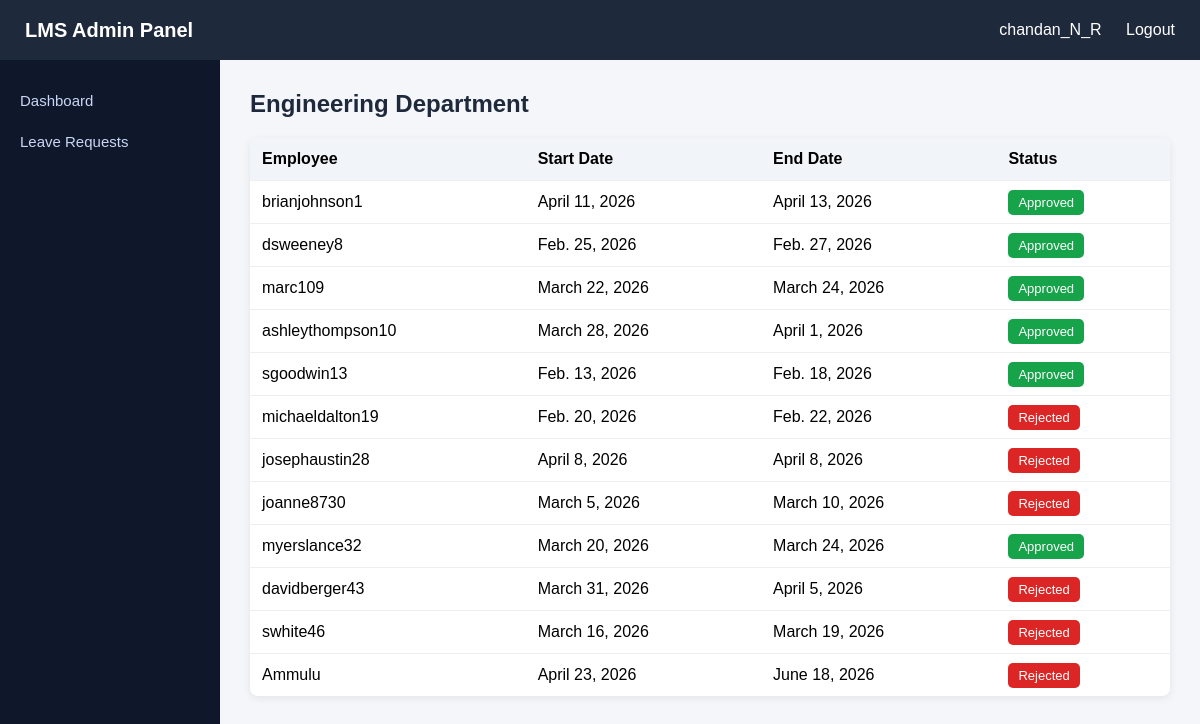
Screenshot of /LMS/department/1/ (signed in) with the database file from the repository.
### account/models.py (models this page shows, shortened)
class User(AbstractUser):
    department = models.ForeignKey(
        Department,
        on_delete=models.SET_NULL,
        null=True,
        blank=True
    )

class Department(models.Model):
    name = models.CharField(max_length=40, unique=True)

### LMS/models.py (models this page shows, shortened)
class LeaveRequest(models.Model):
    STATUS_CHOICES = [
        ("pending", "Pending"),
        ("approved", "Approved"),
        ("rejected", "Rejected"),
    ]
    user = models.ForeignKey(
        settings.AUTH_USER_MODEL,
        on_delete=models.CASCADE
    )
    start_date = models.DateField()
    end_date = models.DateField()
    reason = models.TextField()
    status = models.CharField(
        max_length=20,
        choices=STATUS_CHOICES,
        default="pending"
    )
    created_at = models.DateTimeField(auto_now_add=True)

### LMS/views.py (the view)
@login_required(login_url='login')
@user_passes_test(isadmin)
def department_employees(request, dept_id):
    department = get_object_or_404(Department, id=dept_id)
    employees = User.objects.filter(department=department)
    leaves = LeaveRequest.objects.filter(
        user__department=department
    ).select_related("user")
    context = {
        "department": department,
        "employees": employees,
        "leaves": leaves
    }
    return render(request, "department_employees.html", context)

### LMS/views.py (called while the page is built)
def isadmin(user):
    return user.is_superuser

### LMS/templates/department_employees.html
{% extends "base.html" %} {% block content %}
<h2 class="page-title">{{ department.name }} Department</h2>
<table class="table">
  <thead>
    <tr>
      <th>Employee</th>
      <th>Start Date</th>
      <th>End Date</th>
      <th>Status</th>
    </tr>
  </thead>
  <tbody>
    {% for leave in leaves %}
    <tr>
      <td>{{ leave.user.username }}</td>
      <td>{{ leave.start_date }}</td>
      <td>{{ leave.end_date }}</td>
      <td>
        {% if leave.status == "approved" %}
        <span class="badge badge-approved">Approved</span>
        {% elif leave.status == "rejected" %}
        <span class="badge badge-rejected">Rejected</span>
        {% else %}
        <span class="badge badge-pending">Pending</span>
        {% endif %}
      </td>
    </tr>
    {% empty %}
    <tr>
      <td colspan="4">No leave records found</td>
    </tr>
    {% endfor %}
  </tbody>
</table>
{% endblock %}

### templates/base.html (shortened to what this page needs)
<!doctype html>
<html>
  <head>
  </head>
  <body>
    <div class="navbar">
      <h2>
        LMS {% if user.is_authenticated and user.is_staff %} Admin Panel
        {% else %} Portal {% endif %}
      </h2>
      <div>
        {% if user.is_authenticated %}
        <span>{{ user.username }}</span>
        <a href="{% url 'logout' %}">Logout</a>
        {% else %}
        <a href="{% url 'login' %}">Login</a>
        {% endif %}
      </div>
    </div>
    <div class="layout">
      <div class="sidebar">
        <a href="{% url 'dashboard' %}">Dashboard</a>
        <a href="{% url 'leave_requests' %}"> Leave Requests </a>
      </div>
      <div class="content">{% block content %} {% endblock %}</div>
    </div>
  </body>
</html>

### templates/base.html (style rules this page uses)
* { margin: 0; padding: 0; box-sizing: border-box; font-family: Arial, Helvetica, sans-serif; }
body { background: #f4f6f9; }
.navbar { height: 60px; background: #1e293b; color: white; display: flex; align-items: center; justify-content: space-between; padding: 0 25px; }
.navbar h2 { font-size: 20px; }
.navbar a { color: white; text-decoration: none; margin-left: 20px; }
.layout { display: flex; }
.sidebar { width: 220px; background: #0f172a; min-height: calc(100vh - 60px); padding-top: 20px; }
.sidebar a { display: block; color: #cbd5f5; padding: 12px 20px; text-decoration: none; font-size: 15px; }
.content { flex: 1; padding: 30px; }
.page-title { font-size: 24px; margin-bottom: 20px; color: #1e293b; }
.table { width: 100%; border-collapse: collapse; background: white; border-radius: 8px; overflow: hidden; box-shadow: 0 2px 8px rgba(0, 0, 0, 0.08); }
.table th { background: #f1f5f9; padding: 12px; text-align: left; }
.table td { padding: 12px; border-top: 1px solid #eee; }
.badge { padding: 5px 10px; border-radius: 5px; font-size: 13px; color: white; }
.badge-approved { background: #16a34a; }
.badge-rejected { background: #dc2626; }

### rows the page displays
User: username "chandan_N_R"
Department: name "Engineering"
LeaveRequest: user.username "brianjohnson1", start_date "April 11, 2026", end_date "April 13, 2026", status "Approved"
LeaveRequest: user.username "dsweeney8", start_date "Feb. 25, 2026", end_date "Feb. 27, 2026", status "Approved"
LeaveRequest: user.username "marc109", start_date "March 22, 2026", end_date "March 24, 2026", status "Approved"
LeaveRequest: user.username "ashleythompson10", start_date "March 28, 2026", end_date "April 1, 2026", status "Approved"
LeaveRequest: user.username "sgoodwin13", start_date "Feb. 13, 2026", end_date "Feb. 18, 2026", status "Approved"
LeaveRequest: user.username "michaeldalton19", start_date "Feb. 20, 2026", end_date "Feb. 22, 2026", status "Rejected"
LeaveRequest: user.username "josephaustin28", start_date "April 8, 2026", end_date "April 8, 2026", status "Rejected"
LeaveRequest: user.username "joanne8730", start_date "March 5, 2026", end_date "March 10, 2026", status "Rejected"
LeaveRequest: user.username "myerslance32", start_date "March 20, 2026", end_date "March 24, 2026", status "Approved"
LeaveRequest: user.username "davidberger43", start_date "March 31, 2026", end_date "April 5, 2026", status "Rejected"
LeaveRequest: user.username "swhite46", start_date "March 16, 2026", end_date "March 19, 2026", status "Rejected"
LeaveRequest: user.username "Ammulu", start_date "April 23, 2026", end_date "June 18, 2026", status "Rejected"
